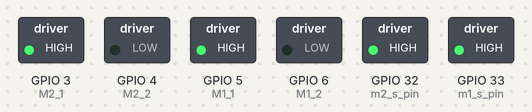
The sketch below on a simulated ESP32. Parts: switched loads named in the sketch (green lamp = pin HIGH).

Above: at 0.1 s.
At 5.1 s:
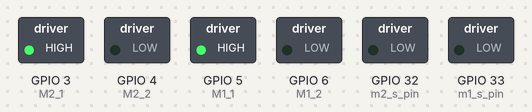
Timing chart, 0 to 6.6 s (numbered marks = the images above):
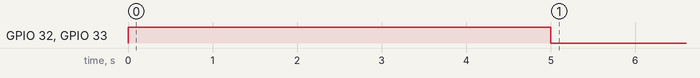

The sketch:

basic_motors.ino
```cpp
// basic_motors.ino
// Stripped-down motor test: drives both DC motors forward at max speed for 5 seconds on startup.
// Based on the chem-bot driver_code.ino pin assignments.

// Motor 1 direction pins
int M1_1 = D4;
int M1_2 = D5;

// Motor 2 direction pins
int M2_1 = D2;
int M2_2 = D3;

// Motor speed control pins
int m1_s_pin = A5;
int m2_s_pin = A4;

void setup() {
  // Set all motor pins to output
  pinMode(M1_1, OUTPUT);
  pinMode(M1_2, OUTPUT);
  pinMode(M2_1, OUTPUT);
  pinMode(M2_2, OUTPUT);
  pinMode(m1_s_pin, OUTPUT);
  pinMode(m2_s_pin, OUTPUT);

  // Set direction to forward (HIGH/LOW pattern per motor)
  digitalWrite(M1_1, HIGH);
  digitalWrite(M1_2, LOW);
  digitalWrite(M2_1, HIGH);
  digitalWrite(M2_2, LOW);

  // Drive both motors at maximum speed (255)
  analogWrite(m1_s_pin, 255);
  analogWrite(m2_s_pin, 255);

  // Run for 5 seconds
  delay(5000);

  // Stop both motors
  analogWrite(m1_s_pin, 0);
  analogWrite(m2_s_pin, 0);
}

void loop() {
  // Nothing to do — single run on startup only
}
```
